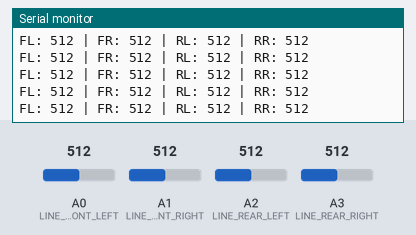
The sketch below on a simulated Arduino Uno, built with avr-gcc and run on an emulated ATmega328P. On the bench: the last lines printed to the serial monitor. The inputs (shaded band) are chosen by the test bench; at power-on: A0 (LINE_FRONT_LEFT) = 512, A1 (LINE_FRONT_RIGHT) = 512, A2 (LINE_REAR_LEFT) = 512, A3 (LINE_REAR_RIGHT) = 512.

Above: at 1.2 s.
1.3 s: A0 (LINE_FRONT_LEFT) set to 716
At 1.57 s:
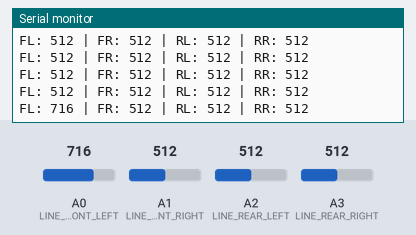
2.8 s: A1 (LINE_FRONT_RIGHT) set to 716
At 2.97 s:
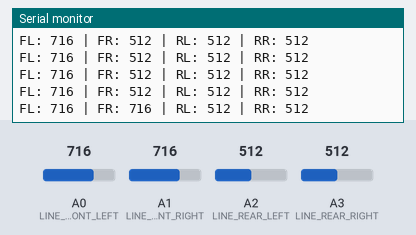
4.3 s: A2 (LINE_REAR_LEFT) set to 716
At 4.38 s:
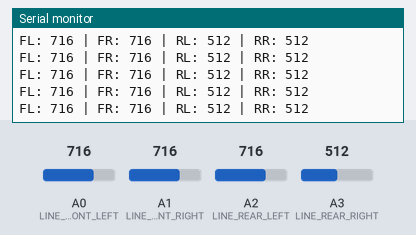
5.8 s: A3 (LINE_REAR_RIGHT) set to 716
At 5.99 s:
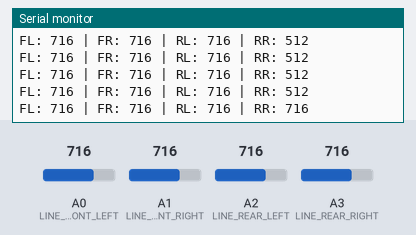
7.3 s: A0 (LINE_FRONT_LEFT) set to 992
At 7.4 s:
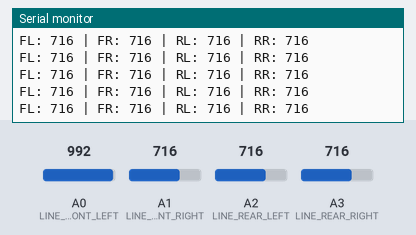
8.8 s: A1 (LINE_FRONT_RIGHT) set to 992
At 8.81 s:
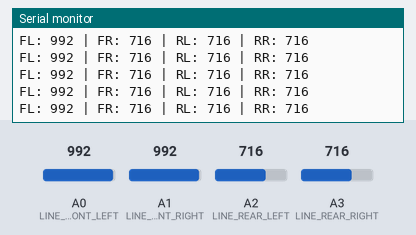
Timing chart, 0 to 11.3 s (numbered marks = the images above; inputs shaded):
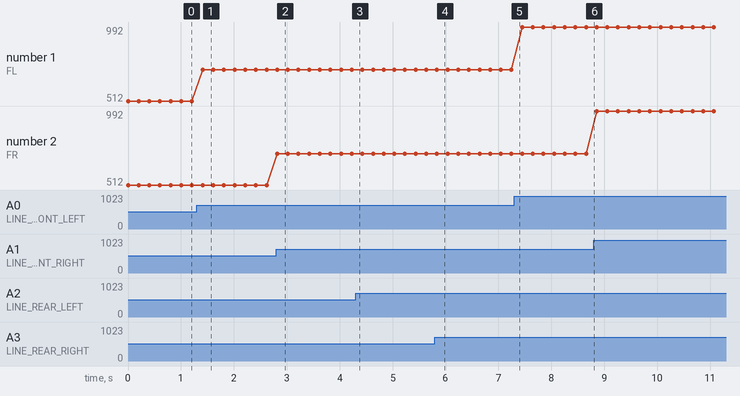

The sketch:

line_test.ino
```cpp
// ==========================================
// 상수 정의 (UPPER_SNAKE_CASE)
// ==========================================
const int LINE_FRONT_LEFT = A0;
const int LINE_FRONT_RIGHT = A1;
const int LINE_REAR_LEFT = A2;
const int LINE_REAR_RIGHT = A3;

void setup() {
  Serial.begin(9600);
}

void loop() {
  // 4개 센서의 아날로그 raw 데이터 읽기 (0 ~ 1023)
  int flValue = analogRead(LINE_FRONT_LEFT);
  int frValue = analogRead(LINE_FRONT_RIGHT);
  int rlValue = analogRead(LINE_REAR_LEFT);
  int rrValue = analogRead(LINE_REAR_RIGHT);

  // 시리얼 모니터에 가독성 좋게 출력
  Serial.print("FL: "); Serial.print(flValue);
  Serial.print(" | FR: "); Serial.print(frValue);
  Serial.print(" | RL: "); Serial.print(rlValue);
  Serial.print(" | RR: "); Serial.println(rrValue);

  delay(200); // 눈으로 읽기 편하도록 0.2초마다 출력
}
```

Measured:
- after the input at 1.3 s, the serial monitor: prints a new line after 0.11 s (image 1)
- after the input at 2.8 s, the serial monitor: prints a new line at once (image 2)
- after the input at 5.8 s, the serial monitor: prints a new line at once (image 4)
- plotted number 1: 512 → 716 after the input at 1.3 s, 716 → 992 after the input at 7.3 s
